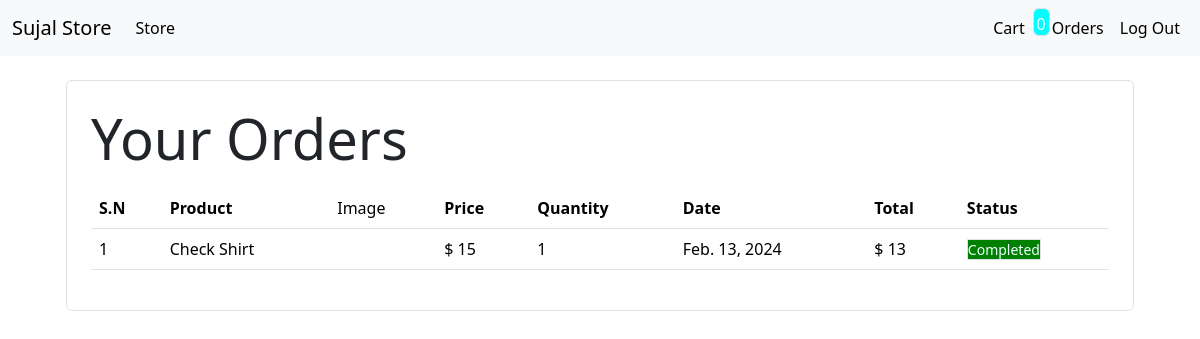
Screenshot of /orders (signed in) with the database file from the repository.
### store/models/order.py (models this page shows, shortened)
class Order(models.Model):
    product=models.ForeignKey(Product, on_delete=models.CASCADE)
    customer=models.ForeignKey(Customer, on_delete=models.CASCADE)
    quantity=models.IntegerField(default=1)
    price=models.IntegerField(default=1)
    address=models.CharField(max_length=50, default=" ", blank=True)
    phone=models.CharField(max_length=50, default=" ", blank=True)
    date=models.DateField(default=datetime.datetime.today)
    status=models.BooleanField(default=False)
    @staticmethod
    def get_orders_by_customer(customer_id):
        return Order\
            .objects\
                .filter(customer=customer_id)\
                .order_by('-date')

### store/models/product.py (models this page shows, shortened)
class Product(models.Model):
    name=models.CharField(max_length=40)
    category=models.ForeignKey(Category, on_delete=models.CASCADE, default=1)
    price=models.IntegerField(default=0)
    description=models.CharField(max_length=200, default='')
    image= models.ImageField(upload_to='uploads/products/')

### store/middlewares/auth.py (the view)
    def middleware(request):
        print(request.session.get('customer'))
        returnUrl= request.META['PATH_INFO']
        if not request.session.get('customer'):
            return redirect(f'login?return_url={returnUrl}')
        reponse=get_response(request)
        return reponse

### store/templatetags/custom_filter.py (called while the page is built)
@register.filter(name='multiply')
def multiply(number, number1):
    return number*number1

### store/views/Order.py (called while the page is built)
     def get(self, request):
        customer=request.session.get('customer')
        orders=Order.get_orders_by_customer(customer)
        return render(request, 'orders.html',{'orders':orders})

### store/templates/orders.html (shortened to what this page needs)
{% extends 'base.html' %}
{% block content%}
{% load cart %}
{% load custom_filter %}
<div class="container">
    <div class="border rounded p-4 m-4">
        <p class="display-4 ml-4 pl-4q">Your Orders</p>
        <table class="table">
            <thead>
                <th> S.N </th>
                <th> Product </th>
                <td> Image </td>
                <th> Price </th>
                <th> Quantity </th>
                <th> Date </th>
                <th> Total </th>
                <th> Status </th>
            </thead>
            <tbody>
                {%for order in orders %}
                <tr>
                   <td> {{ forloop.counter }} </td>
                   <td>{{ order.product.name }}</td>
                   <td> <img src="{{order.product.image.url}}" style="height: 60px;" class="rounded-circle" alt=""></td>
                   <td>$ {{ order.product.price }}</td>
                   <td>{{ order.quantity }}</td>
                   <td> {{ order.date }}</td>
                   <td>$ {{ order.quantity|default:0|multiply:order.price|default:0 }}</td>
                   <td>
                    {% if order.status %}
                        <small class="border" style="background-color: green; color: azure;">Completed</small>
                    {% else %}
                        <small class="border" style="background-color: yellow; color: black;">Pending</small>
                    {% endif %}
                    </td>
                </tr>
            </tbody>
            {% endfor %}
        </table>
    </div>
</div>
{% endblock %}

### rows the page displays
Order: product.name "Check Shirt", product.price "15", quantity "1", date "Feb. 13, 2024", quantity|multiply "13", status "Completed"

### other values shown
{{ request.session.cart.keys|length }} "0"
